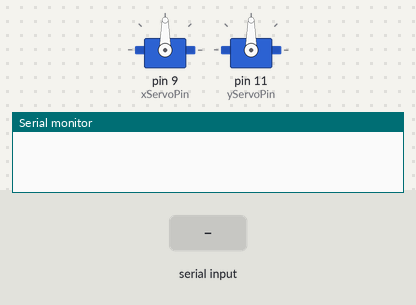
A sketch run on a simulated Arduino Uno, built with avr-gcc and run on an emulated ATmega328P. Parts: 2 × servo, the last lines printed to the serial monitor. The test bench sets the inputs (shaded band).

Above: at 1.2 s.
1.3 s: "1" received over Serial
At 3.3 s:
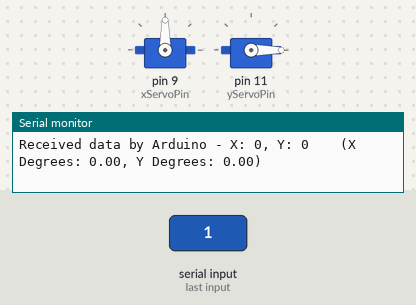
Timing chart, 0 to 4.8 s (numbered marks = the images above; inputs shaded):
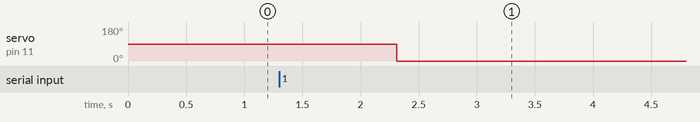

The sketch:

sketch_may21a.ino
```cpp
#include <ArduinoJson.h>
#include <Servo.h>
                                         //1 feet (AMERICA) == 456        I put a ruler infront of a camera and cropped the size
const float FEET_TO_PIXELS = 456.0;      //1 feet (AMERICA) == 1152 px       https://everythingfonts.com/font/tools/units/ft-to-px (No clue if this works) (But I think it does, so until proven wrong I am right I think)
const float DIST = 1.8 * FEET_TO_PIXELS;

Servo ServoX;
Servo ServoY;

int xServoPin = 9;      //(Black)
int yServoPin = 11;     //(White)

void setup() {
  ServoX.attach(xServoPin);
  ServoY.attach(yServoPin);

  // Initialize the serial communication
  Serial.begin(9600);
  while (!Serial) {
    ; // Wait for serial port to connect
  }
}

void loop() {
  // Check if data is available to read
  if (Serial.available()) {
    // Allocate a temporary JsonDocument
    DynamicJsonDocument doc(200);

    // Read the incoming JSON string
    String jsonString = Serial.readString();

    // Deserialize the JSON document
    DeserializationError error = deserializeJson(doc, jsonString);

    // Check if deserialization succeeded
    if (error) {
      Serial.print(F("deserializeJson() failed: "));
      Serial.println(error.f_str());
      return;
    }

    // Extract the values
    int xAim = doc["aimX"];
    int yAim = doc["aimY"];

    // Print the received data to the serial monitor
    Serial.print("Received data by Arduino - X: ");
    Serial.print(xAim);
    Serial.print(", Y: ");
    Serial.print(yAim);

    float xTheta = atan(xAim / DIST);
    float xDegrees = xTheta * 180.0 / PI;
//    if (xAim > 230)
//      xDegrees = xDegrees + 4;

    float yTheta = atan(yAim / DIST);
    float yDegrees = yTheta * 180.0 / PI;
//    yDegrees = yDegrees -3;
//      int xDegrees = map(xAim, 0, 720, -33, 62);
//      int yDegrees = map(yAim, 0, 480, 6, 65);

    //Print Degrees of the aim calibrated at the DIST const
    char buffer[50];
    Serial.print("\t\t(X Degrees: ");
    Serial.print(xDegrees);
    Serial.print(", Y Degrees: ");
    Serial.print(yDegrees);
    Serial.println(")");

    //Servo Foward will be the side that is closest to gears
    ServoX.write(90-xDegrees);
    ServoY.write(yDegrees);
  }
}
```

Measured:
- after the input at 1.3 s, servo on pin 11 (yServoPin): 90° → 0° after 1.0 s
